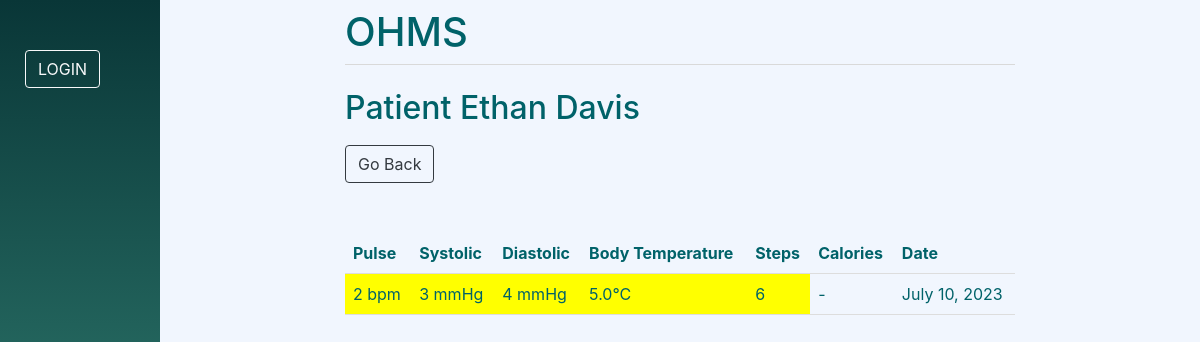
Page /doctors/view_data/Ethan/Davis/ on the earlier database version.
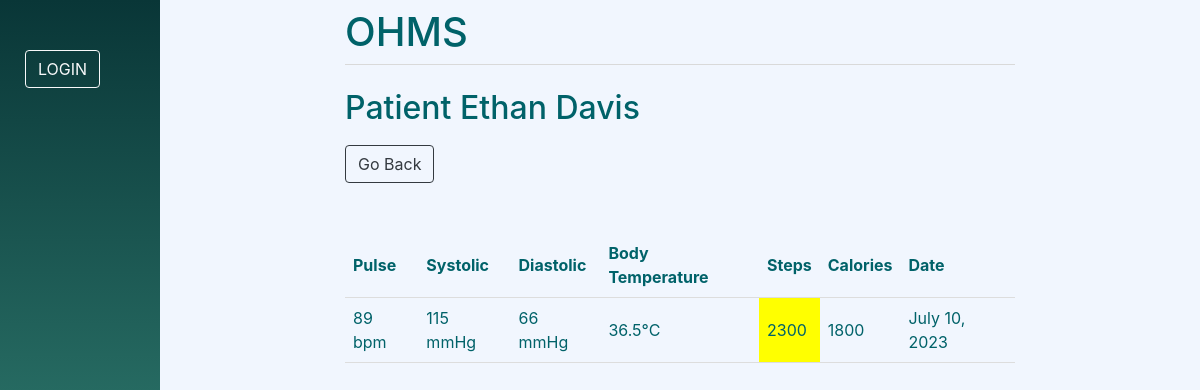
Same page on the later database version.
### ohms_app/models.py (models this page shows)
class HealthMetric(models.Model):
    patient = models.ForeignKey(Patient, on_delete=models.CASCADE, related_name='metrics')
    pulse = models.IntegerField(null=True, default=80)
    systolic = models.IntegerField(null=True, default=120)
    diastolic = models.IntegerField(null=True, default=80)
    body_temperature = models.FloatField(null=True, default=37)
    steps = models.IntegerField(null=True, default=0)
    calories = models.IntegerField(null=True, default=0)
    date = models.DateField(auto_now_add=True)

### ohms_app/views.py (the view)
# urls.py: path('doctors/view_data/<str:first_name>/<str:last_name>/', views.doctors_data, name="view_data"),
def doctors_data(request, first_name, last_name):
    patient = get_object_or_404(Patient, first_name=first_name, last_name=last_name)
    health_metrics = HealthMetric.objects.filter(patient=patient)
    for m in health_metrics:
        m.pulse_in_range = isInRange(m.pulse, 60, 100)
        m.systolic_in_range = isInRange(m.systolic, 60, 120)
        m.diastolic_in_range = isInRange(m.diastolic, 40, 80)
        m.body_in_range = isInRange(m.body_temperature, 36.1, 37.2)
        m.steps_in_range = isInRange(m.steps, 7500, 25000)
        m.calories_in_range = isInRange(m.calories, 1750, 2700)
    return render(request, "ohms_app/doctors/view_data.html", {'patient': patient, 'health_metrics': health_metrics})

### ohms_app/utils.py (called while the page is built)
def isInRange (field_value, min_value, max_value):
        if field_value >0:
            if field_value < min_value or field_value > max_value:
                return False
            return True
        return True

### ohms_app/templates/ohms_app/doctors/view_data.html (shortened to what this page needs)
{% extends 'ohms_app/base.html' %}
{% block content %}
    <h2>Patient {{ patient.first_name }} {{ patient.last_name }}</h2>
    <a href="{% url 'view_patients' %}">
        <button class="btn btn-outline-dark" style="margin-top: 10px;">Go Back</button>
    </a>
        <table style="margin-top: 50px;">
            <thead>
                <tr>
                    <th>Pulse</th>
                    <th>Systolic</th>
                    <th>Diastolic</th>
                    <th>Body Temperature</th>
                    <th>Steps</th>
                    <th>Calories</th>
                    <th>Date</th>
                </tr>
            </thead>
            <tbody>
                {% for m in health_metrics %}
                    <tr>
                        <td {% if not m.pulse_in_range %}class="highlight-y" {% endif %}>{% if m.pulse == 0 %}-{% else %}{{ m.pulse }} bpm{% endif %}</td>
                        <td {% if not m.systolic_in_range %}class="highlight-y" {% endif %}>{% if m.systolic == 0 %}-{% else %}{{ m.systolic }} mmHg{% endif %}</td>
                        <td {% if not m.diastolic_in_range %}class="highlight-y" {% endif %}>{% if m.diastolic == 0 %}-{% else %}{{ m.diastolic }} mmHg{% endif %}</td>
                        <td {% if not m.body_in_range %}class="highlight-y" {% endif %}>{% if m.body_temperature == 0 %}-{% else %}{{ m.body_temperature }}&deg;C{% endif %}</td>
                        <td {% if not m.steps_in_range %}class="highlight-y" {% endif %}>{% if m.steps == 0 %}-{% else %}{{ m.steps }}{% endif %}</td>
                        <td {% if not m.calories_in_range %}class="highlight-y" {% endif %}>{% if m.calories == 0 %}-{% else %}{{ m.calories }}{% endif %}</td>
                        <td>{{ m.date }}</td>
                    </tr>
                {% endfor %}
            </tbody>
        </table>
{% endblock %}

Differences in the rows shown:
changed HealthMetric: pulse "2" → "89"; systolic "3" → "115"; diastolic "4" → "66"; body_temperature "5.0" → "36.5"; steps "6" → "2300"; calories (not shown) → "1800"; no longer shows "-"
